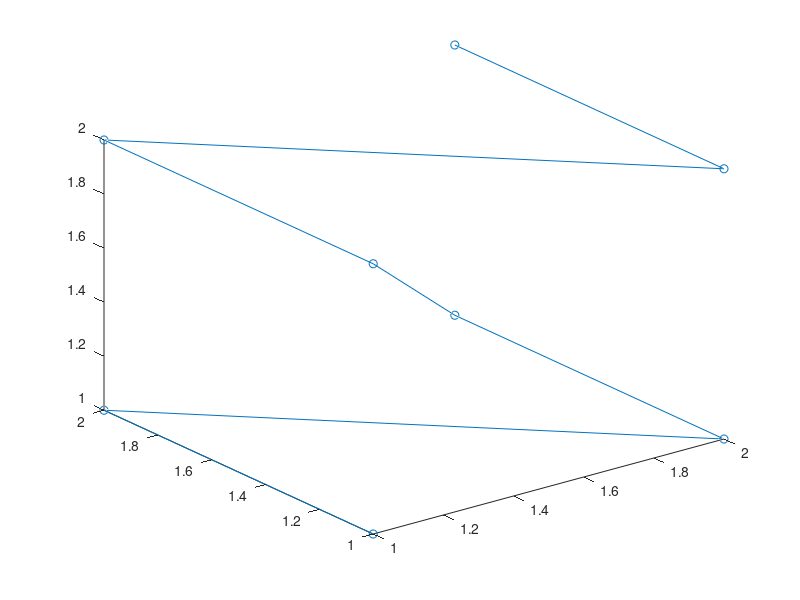

MATLAB code for this plot: (Note: this script raises an error after producing the figure.)
DIM = 3;
NX = 2; 
if DIM == 1
    %[nodeX, nodeY, nodeZ] = meshgrid(linspace(0,1,NX),0,0);
    [nodeX, nodeY, nodeZ] = meshgrid(1:NX,0,0);
    [ijkX, ijkY, ijkZ] = meshgrid(1:NX,0,0); 
elseif DIM == 2
    %[nodeX, nodeY, nodeZ] = meshgrid(linspace(0,1,NX),linspace(0,1,NX),0);
    [nodeX, nodeY, nodeZ] = meshgrid(1:NX,1:NX,0);
    [ijkX, ijkY, ijkZ] = meshgrid(1:NX,1:NX,0); 
elseif DIM==3
    [nodeX, nodeY, nodeZ] = meshgrid(1:NX,1:NX,1:NX);
   % [nodeX, nodeY, nodeZ] = meshgrid(linspace(0,1,NX),linspace(0,1,NX),linspace(0,1,NX));
    [ijkX, ijkY, ijkZ] = meshgrid(1:NX,1:NX,1:NX);
else
    fprintf('Error, No support for dimensions greater than 3\n');
    return;
end

nodes = [nodeX(:), nodeY(:), nodeZ(:)];
ijk_ind = [ijkX(:), ijkY(:), ijkZ(:)];

%subplot(2,1,1)
plot3(nodes(:,1), nodes(:,2), nodes(:,3),'o-');

morton_ind = ijk_to_morton(ijk_ind, DIM, [0,1]);

s_nodes = nodes(morton_ind,:); 
%subplot(2,1,2)
plot3(s_nodes(:,1), s_nodes(:,2), s_nodes(:,3),'o-');

%plot(nodes(morton_ind,1), nodes(morton_ind,2),'o-');